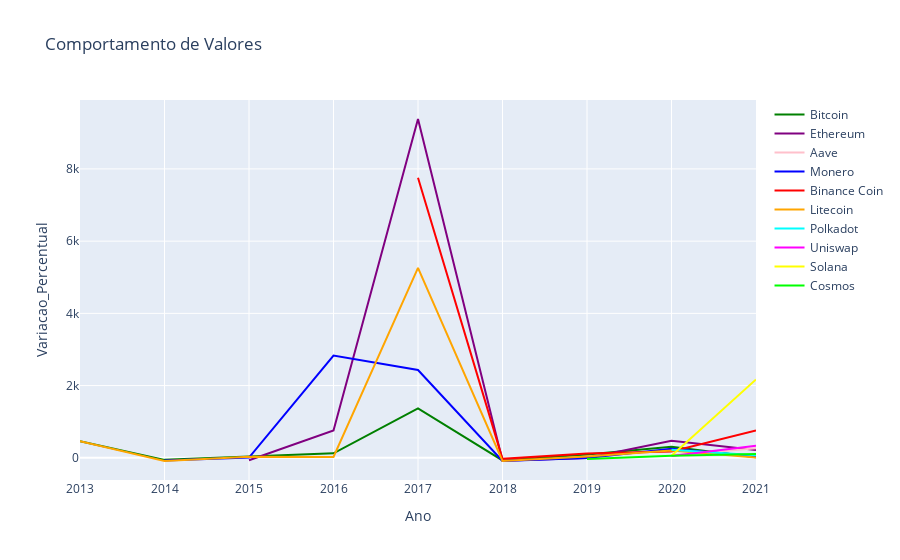

Write notebook code for a chart like this one.
### Code cell
# Criando os traces (linhas) para cada criptomoeda
trace3_bitcoin = go.Scatter(x=tab_year_bitcoin['Ano'], y=tab_year_bitcoin['Variacao_Percentual'], mode='lines', name='Bitcoin', line=dict(color='green', width=2))
trace3_ethereum = go.Scatter(x=tab_year_ethereum['Ano'], y=tab_year_ethereum['Variacao_Percentual'], mode='lines', name='Ethereum', line=dict(color='purple', width=2))
trace3_aave = go.Scatter(x=tab_year_aave['Ano'], y=tab_year_aave['Variacao_Percentual'], mode='lines', name='Aave', line=dict(color='pink', width=2))
trace3_monero = go.Scatter(x=tab_year_monero['Ano'], y=tab_year_monero['Variacao_Percentual'], mode='lines', name='Monero', line=dict(color='blue', width=2))
trace3_binance = go.Scatter(x=tab_year_binance['Ano'], y=tab_year_binance['Variacao_Percentual'], mode='lines', name='Binance Coin', line=dict(color='red', width=2))
trace3_litecoin = go.Scatter(x=tab_year_litecoin['Ano'], y=tab_year_litecoin['Variacao_Percentual'], mode='lines', name='Litecoin', line=dict(color='orange', width=2))
trace3_polkadot = go.Scatter(x=tab_year_polkadot['Ano'], y=tab_year_polkadot['Variacao_Percentual'], mode='lines', name='Polkadot', line=dict(color='cyan', width=2))
trace3_uniswap = go.Scatter(x=tab_year_uniswap['Ano'], y=tab_year_uniswap['Variacao_Percentual'], mode='lines', name='Uniswap', line=dict(color='magenta', width=2))
trace3_solana = go.Scatter(x=tab_year_solana['Ano'], y=tab_year_solana['Variacao_Percentual'], mode='lines', name='Solana', line=dict(color='yellow', width=2))
trace3_cosmos = go.Scatter(x=tab_year_cosmos['Ano'], y=tab_year_cosmos['Variacao_Percentual'], mode='lines', name='Cosmos', line=dict(color='lime', width=2))

# Criando o layout
layout = go.Layout(
    title='Comportamento de Valores',
    xaxis=dict(title='Ano'),
    yaxis=dict(title='Variacao_Percentual')
)

# Criando a figura
fig = go.Figure(data=[trace3_bitcoin, trace3_ethereum, trace3_aave, trace3_monero, trace3_binance, trace3_litecoin, trace3_polkadot, trace3_uniswap, trace3_solana, trace3_cosmos], layout=layout)

# Exibindo o gráfico
fig.show()

### Figure 1 — Plotly figure (JSON) as saved in the notebook; plotly's stock layout.template omitted (floating-point values rounded to 4 significant figures)
{"data": [{"line": {"color": "green", "width": 2}, "mode": "lines", "name": "Bitcoin", "type": "scatter", "x": [2013, 2014, 2015, 2016, 2017, 2018, 2019, 2020, 2021], "y": [460.9, -57.59, 34.37, 123.8, 1369.0, -73.48, 92, 303.1, 18.08]}, {"line": {"color": "purple", "width": 2}, "mode": "lines", "name": "Ethereum", "type": "scatter", "x": [2015, 2016, 2017, 2018, 2019, 2020, 2021], "y": [-66.67, 757.0, 9383.0, -82.35, -2.86, 469.2, 215.1]}, {"line": {"color": "pink", "width": 2}, "mode": "lines", "name": "Aave", "type": "scatter", "x": [2020, 2021], "y": [66.15, 262.0]}, {"line": {"color": "blue", "width": 2}, "mode": "lines", "name": "Monero", "type": "scatter", "x": [2014, 2015, 2016, 2017, 2018, 2019, 2020, 2021], "y": [-72.96, 6.82, 2832.0, 2431.0, -86.77, -3.59, 251.2, 41.88]}, {"line": {"color": "red", "width": 2}, "mode": "lines", "name": "Binance Coin", "type": "scatter", "x": [2017, 2018, 2019, 2020, 2021], "y": [7755.0, -28.62, 121.8, 172.2, 758.8]}, {"line": {"color": "orange", "width": 2}, "mode": "lines", "name": "Litecoin", "type": "scatter", "x": [2013, 2014, 2015, 2016, 2017, 2018, 2019, 2020, 2021], "y": [457.2, -88.83, 27.94, 24.43, 5260.0, -86.85, 35.72, 201.7, 11.49]}, {"line": {"color": "cyan", "width": 2}, "mode": "lines", "name": "Polkadot", "type": "scatter", "x": [2020, 2021], "y": [220.3, 73.74]}, {"line": {"color": "magenta", "width": 2}, "mode": "lines", "name": "Uniswap", "type": "scatter", "x": [2020, 2021], "y": [48.14, 333.3]}, {"line": {"color": "yellow", "width": 2}, "mode": "lines", "name": "Solana", "type": "scatter", "x": [2020, 2021], "y": [58.95, 2170.0]}, {"line": {"color": "lime", "width": 2}, "mode": "lines", "name": "Cosmos", "type": "scatter", "x": [2019, 2020, 2021], "y": [-36.35, 53.79, 102.8]}], "layout": {"title": {"text": "Comportamento de Valores"}, "xaxis": {"title": {"text": "Ano"}}, "yaxis": {"title": {"text": "Variacao_Percentual"}}}}
